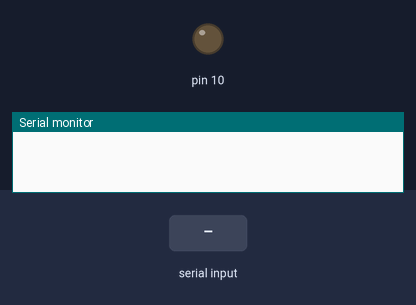
Simulated run of this sketch. Board: Arduino Mega 2560, built with avr-gcc and run on an emulated ATmega2560. Parts: output pins drawn as LEDs (lit = HIGH), the last lines printed to the serial monitor. Inputs (shaded band) come from the test bench.

Above: at 1.2 s.
1.3 s: "+" received over the second serial link
At 1.8 s:
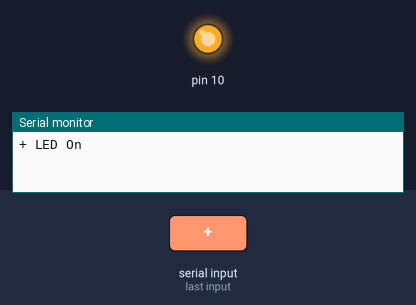
2.8 s: "-" received over the second serial link
At 4.1 s:
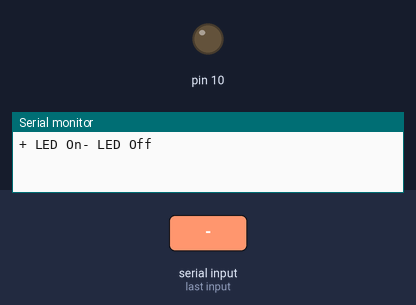
Timing chart, 0 to 5.8 s (numbered marks = the images above; inputs shaded):
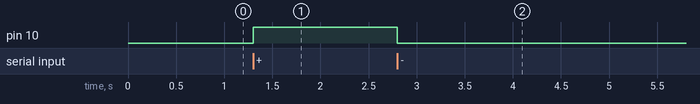

Measured:
- after the input at 1.3 s, pin 10: LOW → HIGH at once
- after the input at 2.8 s, pin 10: HIGH → LOW at once

The sketch:

arduino_controller.ino
```cpp
String LED_State = ""; // String to store the message received through serial port 3.

void setup() {
  // Set the LED_BUILTIN pin (10) as output.
  pinMode(10, OUTPUT);
  // Set the serial port for USB communication.
  Serial.begin(115200);
  // Set the serial port for communication with ESP8266.
  Serial3.begin(115200);
}

void loop() {
  // Wait for data from the ESP8266.
  if (Serial3.available()) {
    // Read a byte.
    char data = Serial3.read();
    // Print the same data through the USB port.
    Serial.print(data);

    LED_State += data;
    if (LED_State == "+") {
      digitalWrite(10, HIGH);
      Serial.print(" LED On");
    }
    else if (LED_State == "-") {
      digitalWrite(10, LOW);
      Serial.print(" LED Off");
    }
    LED_State = "";
  }
}
```
